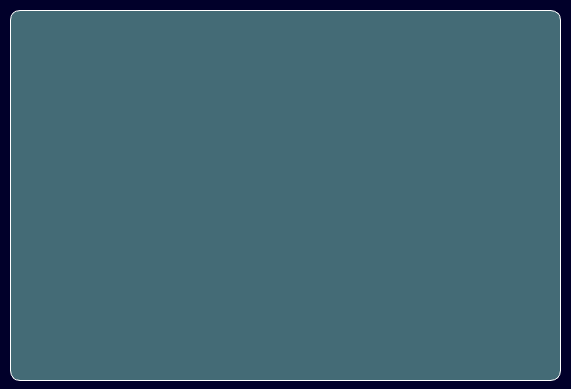
<?xml version="1.0" encoding="UTF-8"?>
<ui version="4.0">
 <class>MainWindow</class>
 <widget class="QMainWindow" name="MainWindow">
  <property name="geometry">
   <rect>
    <x>0</x>
    <y>0</y>
    <width>571</width>
    <height>389</height>
   </rect>
  </property>
  <property name="minimumSize">
   <size>
    <width>571</width>
    <height>389</height>
   </size>
  </property>
  <property name="maximumSize">
   <size>
    <width>571</width>
    <height>389</height>
   </size>
  </property>
  <property name="contextMenuPolicy">
   <enum>Qt::DefaultContextMenu</enum>
  </property>
  <property name="windowTitle">
   <string>HAS SOHBET</string>
  </property>
  <property name="windowIcon">
   <iconset resource="../icon.qrc">
    <normaloff>:/img/img/h.png</normaloff>:/img/img/h.png</iconset>
  </property>
  <property name="toolTip">
   <string/>
  </property>
  <property name="statusTip">
   <string/>
  </property>
  <property name="styleSheet">
   <string notr="true">QMainWindow{
	background-color: rgb(1, 0, 42);
	border-style: outset;
    border-width: 2px;
	border: 1px;
	border-radius: 10px;
	font: 75 bold 18pt &quot;Ubuntu&quot;;
	color: rgb(199, 133, 0);
}
</string>
  </property>
  <property name="tabShape">
   <enum>QTabWidget::Rounded</enum>
  </property>
  <property name="dockOptions">
   <set>QMainWindow::AllowTabbedDocks|QMainWindow::AnimatedDocks</set>
  </property>
  <widget class="QWidget" name="centralwidget">
   <property name="styleSheet">
    <string notr="true">#centralwidget{
	background-color: rgb(1, 0, 42);
	border-style: outset;
    border-width: 2px;
	border: 1px;
	border-radius: 10px;
}</string>
   </property>
   <widget class="QLabel" name="label">
    <property name="geometry">
     <rect>
      <x>170</x>
      <y>60</y>
      <width>231</width>
      <height>251</height>
     </rect>
    </property>
    <property name="text">
     <string/>
    </property>
    <property name="pixmap">
     <pixmap resource="../icon.qrc">:/img/img/h.png</pixmap>
    </property>
   </widget>
   <widget class="QFrame" name="birframe">
    <property name="geometry">
     <rect>
      <x>10</x>
      <y>10</y>
      <width>551</width>
      <height>371</height>
     </rect>
    </property>
    <property name="styleSheet">
     <string notr="true">#birframe{
	background-color: rgb(87, 137, 139, 200);
	border: 1px solid white;
    border-radius: 10px;
}</string>
    </property>
    <property name="frameShape">
     <enum>QFrame::StyledPanel</enum>
    </property>
    <property name="frameShadow">
     <enum>QFrame::Raised</enum>
    </property>
    <widget class="QFrame" name="ikiframe">
     <property name="geometry">
      <rect>
       <x>130</x>
       <y>-204</y>
       <width>301</width>
       <height>191</height>
      </rect>
     </property>
     <property name="styleSheet">
      <string notr="true">#ikiframe{
	background-color: rgb(255, 255, 255, 140);
	border: 1px;
    border-radius: 10px;
}</string>
     </property>
     <property name="frameShape">
      <enum>QFrame::StyledPanel</enum>
     </property>
     <property name="frameShadow">
      <enum>QFrame::Raised</enum>
     </property>
     <widget class="QWidget" name="verticalLayoutWidget">
      <property name="geometry">
       <rect>
        <x>10</x>
        <y>10</y>
        <width>281</width>
        <height>161</height>
       </rect>
      </property>
      <layout class="QVBoxLayout" name="verticalLayout">
       <item>
        <layout class="QHBoxLayout" name="horizontalLayout">
         <item>
          <widget class="QLabel" name="label_2">
           <property name="text">
            <string/>
           </property>
           <property name="pixmap">
            <pixmap resource="../icon.qrc">:/kullanıcı/img/user_male3-32.png</pixmap>
           </property>
          </widget>
         </item>
         <item>
          <widget class="QLabel" name="kads">
           <property name="styleSheet">
            <string notr="true">#kads{
	color: rgb(0, 0, 0);
	font: 75 bold 10pt &quot;Ubuntu&quot;;
}</string>
           </property>
           <property name="text">
            <string>Kullanıcı Adı    :</string>
           </property>
          </widget>
         </item>
         <item>
          <spacer name="horizontalSpacer_3">
           <property name="orientation">
            <enum>Qt::Horizontal</enum>
           </property>
           <property name="sizeHint" stdset="0">
            <size>
             <width>40</width>
             <height>20</height>
            </size>
           </property>
          </spacer>
         </item>
         <item>
          <widget class="QLineEdit" name="kad">
           <property name="minimumSize">
            <size>
             <width>0</width>
             <height>25</height>
            </size>
           </property>
           <property name="styleSheet">
            <string notr="true">#kad{
	background-color: rgb(255, 255, 255,  160);
	border: 1px;
	border-radius: 5px;
}</string>
           </property>
          </widget>
         </item>
        </layout>
       </item>
       <item>
        <layout class="QHBoxLayout" name="horizontalLayout_2">
         <item>
          <widget class="QLabel" name="label_3">
           <property name="text">
            <string/>
           </property>
           <property name="pixmap">
            <pixmap resource="../icon.qrc">:/key/img/key-32.png</pixmap>
           </property>
          </widget>
         </item>
         <item>
          <widget class="QLabel" name="kparolas">
           <property name="styleSheet">
            <string notr="true">#kparolas{
	color: rgb(0, 0, 0);
	font: 75 bold 10pt &quot;Ubuntu&quot;;
}</string>
           </property>
           <property name="text">
            <string>Kullanıcı Şifre :</string>
           </property>
          </widget>
         </item>
         <item>
          <spacer name="horizontalSpacer_2">
           <property name="orientation">
            <enum>Qt::Horizontal</enum>
           </property>
           <property name="sizeHint" stdset="0">
            <size>
             <width>40</width>
             <height>20</height>
            </size>
           </property>
          </spacer>
         </item>
         <item>
          <widget class="QLineEdit" name="kparola">
           <property name="minimumSize">
            <size>
             <width>0</width>
             <height>25</height>
            </size>
           </property>
           <property name="styleSheet">
            <string notr="true">#kparola{;
	background-color: rgb(255, 255, 255, 160);
	border: 1px;
	border-radius: 5px;
}
</string>
           </property>
           <property name="echoMode">
            <enum>QLineEdit::Password</enum>
           </property>
          </widget>
         </item>
        </layout>
       </item>
      </layout>
     </widget>
     <widget class="QPushButton" name="log">
      <property name="geometry">
       <rect>
        <x>110</x>
        <y>150</y>
        <width>90</width>
        <height>28</height>
       </rect>
      </property>
      <property name="styleSheet">
       <string notr="true">QPushButton#log{
	background-color: rgb(54, 145, 171);
    border-style: outset;
    border-width: 2px;
	color: rgb(0, 0, 0);
	border: 1px;
	border-radius: 10px;
}

QPushButton#log:hover{
	background-color: rgb(255, 255, 255);
	color: rgb(54, 145, 171);
    border-style: outset;
    border-width: 2px;
	border: 1px;
	border-radius: 10px;
}</string>
      </property>
      <property name="text">
       <string>Giriş Yap</string>
      </property>
     </widget>
    </widget>
   </widget>
  </widget>
 </widget>
 <resources>
  <include location="../icon.qrc"/>
  <include location="../icon.qrc"/>
 </resources>
 <connections>
  <connection>
   <sender>log</sender>
   <signal>clicked()</signal>
   <receiver>MainWindow</receiver>
   <slot>logincontrol()</slot>
   <hints>
    <hint type="sourcelabel">
     <x>273</x>
     <y>256</y>
    </hint>
    <hint type="destinationlabel">
     <x>479</x>
     <y>2</y>
    </hint>
   </hints>
  </connection>
 </connections>
 <slots>
  <slot>logincontrol()</slot>
 </slots>
</ui>
